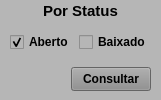
               <widget class="QWidget" name="widget_Cor5" native="true">
                <property name="sizePolicy">
                 <sizepolicy hsizetype="Preferred" vsizetype="Preferred">
                  <horstretch>0</horstretch>
                  <verstretch>0</verstretch>
                 </sizepolicy>
                </property>
                <property name="minimumSize">
                 <size>
                  <width>0</width>
                  <height>0</height>
                 </size>
                </property>
                <property name="maximumSize">
                 <size>
                  <width>160</width>
                  <height>16777215</height>
                 </size>
                </property>
                <property name="styleSheet">
                 <string notr="true">background-color: rgb(182, 182, 182);</string>
                </property>
                <layout class="QVBoxLayout" name="verticalLayout_16">
                 <property name="spacing">
                  <number>5</number>
                 </property>
                 <property name="leftMargin">
                  <number>5</number>
                 </property>
                 <property name="topMargin">
                  <number>3</number>
                 </property>
                 <property name="rightMargin">
                  <number>5</number>
                 </property>
                 <property name="bottomMargin">
                  <number>3</number>
                 </property>
                 <item>
                  <widget class="QLabel" name="label_79">
                   <property name="minimumSize">
                    <size>
                     <width>0</width>
                     <height>15</height>
                    </size>
                   </property>
                   <property name="maximumSize">
                    <size>
                     <width>16777215</width>
                     <height>15</height>
                    </size>
                   </property>
                   <property name="font">
                    <font>
                     <pointsize>11</pointsize>
                     <weight>75</weight>
                     <bold>true</bold>
                    </font>
                   </property>
                   <property name="text">
                    <string>Por Status</string>
                   </property>
                   <property name="alignment">
                    <set>Qt::AlignBottom|Qt::AlignHCenter</set>
                   </property>
                  </widget>
                 </item>
                 <item>
                  <widget class="QWidget" name="widget_51" native="true">
                   <property name="minimumSize">
                    <size>
                     <width>0</width>
                     <height>30</height>
                    </size>
                   </property>
                   <property name="maximumSize">
                    <size>
                     <width>16777215</width>
                     <height>30</height>
                    </size>
                   </property>
                   <property name="styleSheet">
                    <string notr="true"/>
                   </property>
                   <layout class="QHBoxLayout" name="horizontalLayout_35">
                    <property name="spacing">
                     <number>5</number>
                    </property>
                    <property name="leftMargin">
                     <number>5</number>
                    </property>
                    <property name="topMargin">
                     <number>3</number>
                    </property>
                    <property name="rightMargin">
                     <number>5</number>
                    </property>
                    <property name="bottomMargin">
                     <number>3</number>
                    </property>
                    <item>
                     <widget class="QCheckBox" name="check_Aberto_Req">
                      <property name="sizePolicy">
                       <sizepolicy hsizetype="Preferred" vsizetype="Preferred">
                        <horstretch>0</horstretch>
                        <verstretch>0</verstretch>
                       </sizepolicy>
                      </property>
                      <property name="font">
                       <font>
                        <pointsize>9</pointsize>
                        <weight>75</weight>
                        <bold>true</bold>
                       </font>
                      </property>
                      <property name="text">
                       <string>Aberto</string>
                      </property>
                      <property name="checked">
                       <bool>true</bool>
                      </property>
                     </widget>
                    </item>
                    <item>
                     <widget class="QCheckBox" name="check_Baixado_Req">
                      <property name="sizePolicy">
                       <sizepolicy hsizetype="Preferred" vsizetype="Preferred">
                        <horstretch>0</horstretch>
                        <verstretch>0</verstretch>
                       </sizepolicy>
                      </property>
                      <property name="font">
                       <font>
                        <pointsize>9</pointsize>
                        <weight>75</weight>
                        <bold>true</bold>
                       </font>
                      </property>
                      <property name="text">
                       <string>Baixado</string>
                      </property>
                     </widget>
                    </item>
                   </layout>
                  </widget>
                 </item>
                 <item>
                  <widget class="QWidget" name="widget_36" native="true">
                   <property name="minimumSize">
                    <size>
                     <width>0</width>
                     <height>30</height>
                    </size>
                   </property>
                   <property name="maximumSize">
                    <size>
                     <width>16777215</width>
                     <height>30</height>
                    </size>
                   </property>
                   <property name="styleSheet">
                    <string notr="true"/>
                   </property>
                   <layout class="QHBoxLayout" name="horizontalLayout_32">
                    <property name="spacing">
                     <number>5</number>
                    </property>
                    <property name="leftMargin">
                     <number>5</number>
                    </property>
                    <property name="topMargin">
                     <number>3</number>
                    </property>
                    <property name="rightMargin">
                     <number>5</number>
                    </property>
                    <property name="bottomMargin">
                     <number>3</number>
                    </property>
                    <item>
                     <widget class="QLabel" name="label_26">
                      <property name="text">
                       <string/>
                      </property>
                     </widget>
                    </item>
                    <item>
                     <widget class="QPushButton" name="btn_Status_Req">
                      <property name="sizePolicy">
                       <sizepolicy hsizetype="Preferred" vsizetype="Preferred">
                        <horstretch>0</horstretch>
                        <verstretch>0</verstretch>
                       </sizepolicy>
                      </property>
                      <property name="maximumSize">
                       <size>
                        <width>80</width>
                        <height>16777215</height>
                       </size>
                      </property>
                      <property name="font">
                       <font>
                        <pointsize>9</pointsize>
                        <weight>75</weight>
                        <bold>true</bold>
                       </font>
                      </property>
                      <property name="cursor">
                       <cursorShape>PointingHandCursor</cursorShape>
                      </property>
                      <property name="styleSheet">
                       <string notr="true">background-color: rgb(141, 141, 141);</string>
                      </property>
                      <property name="text">
                       <string>Consultar</string>
                      </property>
                     </widget>
                    </item>
                   </layout>
                  </widget>
                 </item>
                </layout>
               </widget>
